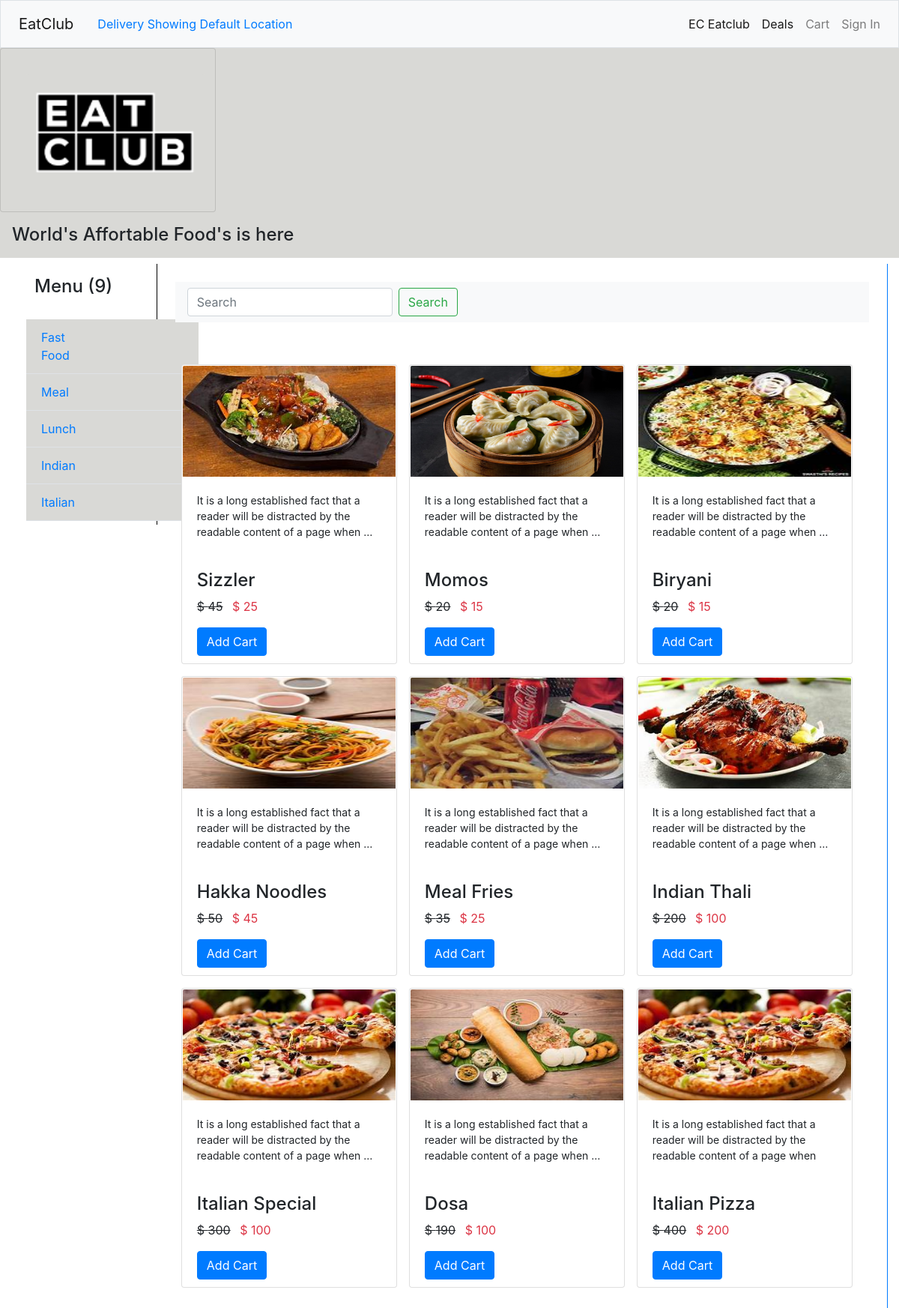
The app's page /deals/ with its own data.
### home/models.py (models this page shows, shortened)
class Category(models.Model):
    category_name = models.CharField(max_length=100)

class Menu(models.Model):
    cat_name = models.ForeignKey(Category,on_delete=models.CASCADE)
    item_name = models.CharField(max_length=100)
    item_price = models.IntegerField()
    discount_price = models.IntegerField()
    description = models.TextField()
    item_img  =models.ImageField(upload_to='media/')

### home/views.py (the view)
# urls.py: path('deals/', main, name='deals'),
def main(request):
    cat = Category.objects.all()
    category = request.GET.get('category')
    counts = Menu.objects.count()
    data = Menu.objects.all()  # Default queryset if no category filter is applied
    print("this is username" , request.session.get('username'))
    if category:
        data = Menu.objects.filter(cat_name__category_name=str(category))
        counts = Menu.objects.filter(cat_name__category_name=str(category)).count()
    context = {
        'cat': cat,
        'data': data,
        'counts':counts
    }
    return render(request, 'main.html', context)

### templates/main.html (shortened to what this page needs)
{% extends "base.html" %}
{% load static %}
{% block content %}
<div class="d-block m-auto "          style="width : 100vw ; background:#D9D9D6" >
    <div class="card p-4 m-10" style="width: 18rem; padding:10px; background:#D9D9D6">
        <img class="card-img-top p-2" src="{% static "logo.png" %}" alt="Card image cap" style="margin:10px ;background:#D9D9D6">
      </div>
    <h4 class = "p-3">
        World's Affortable Food's is here </h4>
</div>
<div class="container-fluid" >
    <div class=" d-flex  border-right border-primary" >
        <nav class="col-md-3 col-lg-2 d-md-block sidebar h-100"style="border-right: 1px solid black;" >
          <form action="/deal" method="POST">
            <ul class="nav flex-column " >
                <h4 class = "p-3"> Menu ({{counts}})</h4>
                <div class="container-fluid">
                    <div class="row">
                            <div class="p-10" style="padding :5px;">
                                <ul class="nav flex-column "  style="width:100">
                                    {% for data in cat %}
                                    <li class="nav-item border-bottom p-1 " style="width:230px; background:#D9D9D6; display:flex; align-items:center">
                                        <a class="nav-link active" href="{% url 'deals' %}?category={{ data.category_name }}" style="width:100px" name="{{ data.category_name }}">{{ data.category_name }}</a>
                                    </li>
                                    {% endfor %}
                                </ul>
                            </div>
                        </ul>
          </form>
        </nav>
        {% include "products.html" %}
    </div>
</div>
{% endblock content %}

### templates/products.html
<div class='d-flex flex-column gap-2'>
    <div class='p-4'>
        <nav class="navbar navbar-light bg-light">
            <form class="form-inline">
              <input class="form-control mr-sm-2" type="search" placeholder="Search" aria-label="Search">
              <button class="btn btn-outline-success my-2 my-sm-0" type="submit">Search</button>
            </form>
        </nav>
       </div>
       <div class="d-flex flex-wrap gap-3 p-4">
        {% for item in data %}
        <div class="card m-2" style="width: 18rem; height:400px ;border-raidus:25px" >
          <img class="card-img-top" src="{{ item.item_img.url }}" alt="Card image cap" style="height: 150px; padding:1px">
          <div class="card-body">
            <p class="card-text" style="font-size: 14px;">  {{ item.description|truncatewords_html:20 }}</p>
            <br>
            <h4>
              {{item.item_name}}
            </h4>
            <p>
              <span style="text-decoration: line-through;">$ {{ item.item_price }}</span>
              <span class="text-danger ml-2">$ {{ item.discount_price }}</span>
            </p>
            <a class="btn btn-primary" href="{% url 'add_cart' item.id %}">Add Cart</a>
          </div>
        </div>
    {% endfor %}
    </div>
</div>

### records on screen
Category: category_name "Fast Food"
Category: category_name "Meal"
Category: category_name "Lunch"
Category: category_name "Indian"
Category: category_name "Italian"
Menu: item_img (picture), description "It is a long established fact that a reader will be distracted by the readable content of a page when …", item_name "Sizzler", item_price "45", discount_price "25"
Menu: item_img (picture), description "It is a long established fact that a reader will be distracted by the readable content of a page when …", item_name "Momos", item_price "20", discount_price "15"
Menu: item_img (picture), description "It is a long established fact that a reader will be distracted by the readable content of a page when …", item_name "Biryani", item_price "20", discount_price "15"
Menu: item_img (picture), description "It is a long established fact that a reader will be distracted by the readable content of a page when …", item_name "Hakka Noodles", item_price "50", discount_price "45"
Menu: item_img (picture), description "It is a long established fact that a reader will be distracted by the readable content of a page when …", item_name "Meal Fries", item_price "35", discount_price "25"
Menu: item_img (picture), description "It is a long established fact that a reader will be distracted by the readable content of a page when …", item_name "Indian Thali", item_price "200", discount_price "100"
Menu: item_img (picture), description "It is a long established fact that a reader will be distracted by the readable content of a page when …", item_name "Italian Special", item_price "300", discount_price "100"
Menu: item_img (picture), description "It is a long established fact that a reader will be distracted by the readable content of a page when …", item_name "Dosa", item_price "190", discount_price "100"
Menu: item_img (picture), description "It is a long established fact that a reader will be distracted by the readable content of a page when", item_name "Italian Pizza", item_price "400", discount_price "200"

### other values on screen
{{ counts }} "9"
